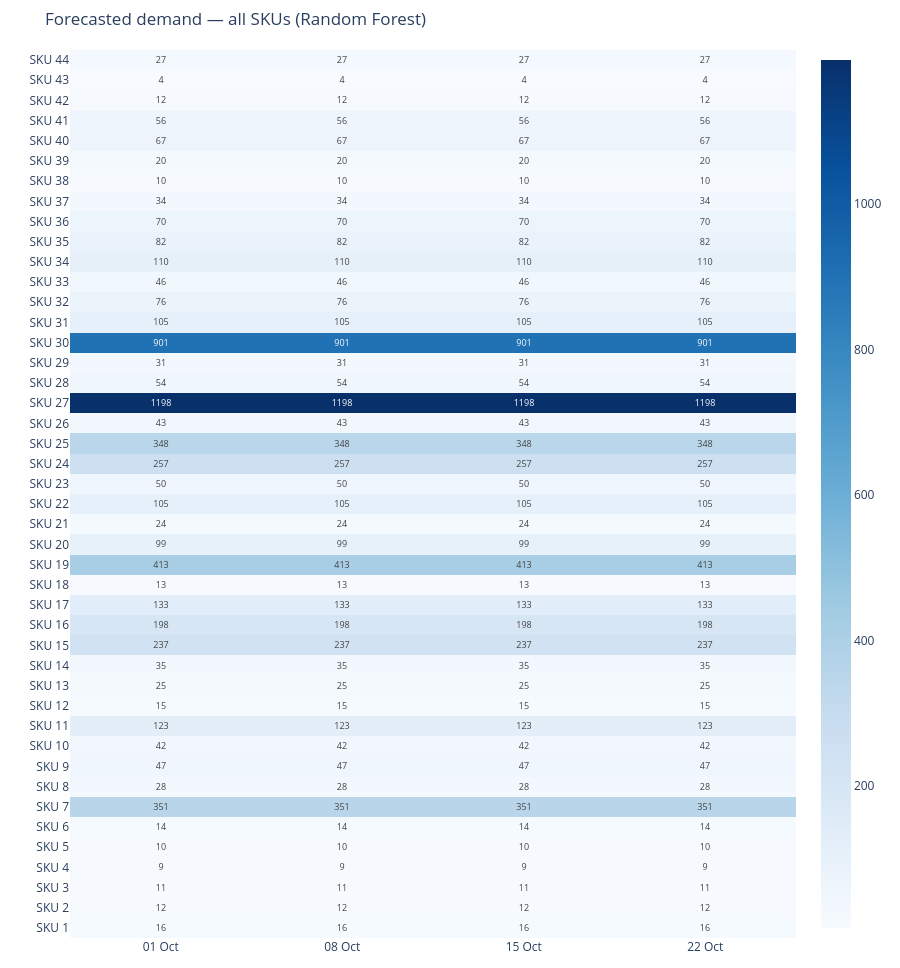

Source (notebook cell):
### Markdown cell above
## All-SKU forecast heatmap
Quick Random Forest forecast across all 44 SKUs.

### Code cell
# Forecast the next 4 weeks for every SKU at once using Random Forest
n_periods = 4
all_preds = {}

for sku_id in sorted(proc["sku"].unique()):
    X, y, weeks, feature_cols = get_features_target(proc, sku_id)
    if len(X) < 20:
        continue
    model = RandomForestRegressor(**TUNED_RF, random_state=42, n_jobs=-1)
    model.fit(X, y)
    last_row = X[-1].copy().reshape(1, -1)
    preds = []
    for step in range(1, n_periods + 1):
        if "trend" in feature_cols:
            last_row[0, feature_cols.index("trend")] = X[-1, feature_cols.index("trend")] + step / len(X)
        preds.append(max(model.predict(last_row)[0], 0))
    all_preds[sku_id] = preds

# Display results as a heatmap: darker blue = higher predicted demand
sku_labels = [f"SKU {s}" for s in all_preds.keys()]
z = np.array(list(all_preds.values()))
last_date = pd.Timestamp(proc["week"].max())
week_labels = [(last_date + pd.Timedelta(weeks=i)).strftime("%d %b") for i in range(1, n_periods + 1)]

fig = go.Figure(data=go.Heatmap(
    z=z, x=week_labels, y=sku_labels, colorscale="Blues",
    text=np.round(z, 0), texttemplate="%{text:.0f}", textfont=dict(size=9),
    hovertemplate="SKU: %{y}<br>Week: %{x}<br>Demand: %{z:.0f}<extra></extra>",
))
fig.update_layout(title="Forecasted demand — all SKUs (Random Forest)",
                  height=max(500, len(sku_labels) * 22),
                  margin=dict(l=70, r=20, t=50, b=30), yaxis=dict(dtick=1))
fig.show()
print(f"Forecasted {len(all_preds)} SKUs × {n_periods} weeks")

### Figure 1 — Plotly figure (JSON) as saved in the notebook; plotly's stock layout.template omitted (floating-point values rounded to 4 significant figures; data arrays with more than 128 entries replaced by an {"elided": "..."} marker saying what was removed)
{"data": [{"colorscale": [[0, "rgb(247,251,255)"], [0.125, "rgb(222,235,247)"], [0.25, "rgb(198,219,239)"], [0.375, "rgb(158,202,225)"], [0.5, "rgb(107,174,214)"], [0.625, "rgb(66,146,198)"], [0.75, "rgb(33,113,181)"], [0.875, "rgb(8,81,156)"], [1, "rgb(8,48,107)"]], "hovertemplate": "SKU: %{y}<br>Week: %{x}<br>Demand: %{z:.0f}<extra></extra>", "text": {"elided": "44x4 float values"}, "textfont": {"size": 9}, "texttemplate": "%{text:.0f}", "type": "heatmap", "x": ["01 Oct", "08 Oct", "15 Oct", "22 Oct"], "y": ["SKU 1", "SKU 2", "SKU 3", "SKU 4", "SKU 5", "SKU 6", "SKU 7", "SKU 8", "SKU 9", "SKU 10", "SKU 11", "SKU 12", "SKU 13", "SKU 14", "SKU 15", "SKU 16", "SKU 17", "SKU 18", "SKU 19", "SKU 20", "SKU 21", "SKU 22", "SKU 23", "SKU 24", "SKU 25", "SKU 26", "SKU 27", "SKU 28", "SKU 29", "SKU 30", "SKU 31", "SKU 32", "SKU 33", "SKU 34", "SKU 35", "SKU 36", "SKU 37", "SKU 38", "SKU 39", "SKU 40", "SKU 41", "SKU 42", "SKU 43", "SKU 44"], "z": {"elided": "44x4 float values"}}], "layout": {"height": 968, "margin": {"b": 30, "l": 70, "r": 20, "t": 50}, "title": {"text": "Forecasted demand — all SKUs (Random Forest)"}, "yaxis": {"dtick": 1}}}
